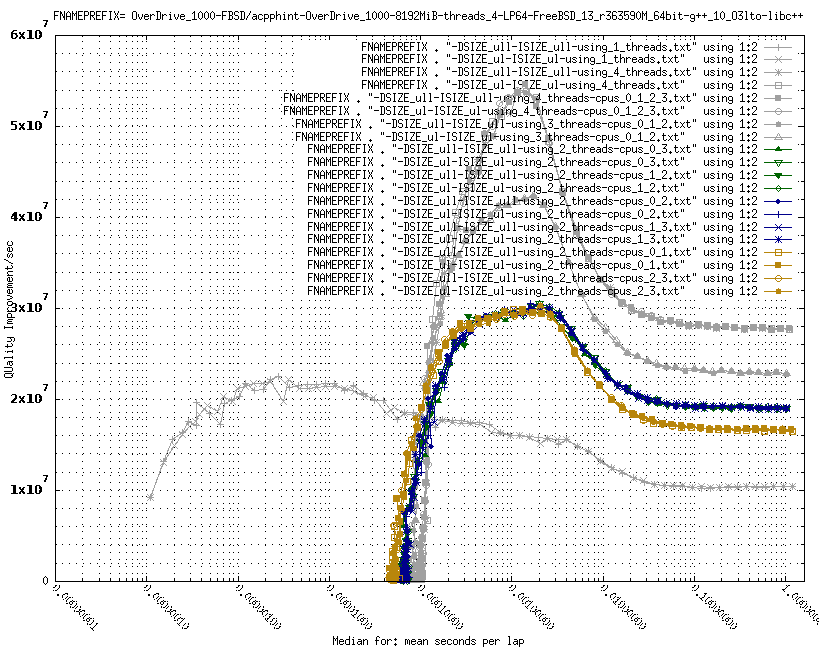

Write the gnuplot code that produced this figure.
reset session
GNUTERM = "x11"
COMPILERLIBRARY= "g++_10_O3lto-libc++"
FNAMEPREFIX=     "OverDrive_1000-FBSD/acpphint-OverDrive_1000-8192MiB-threads_4-LP64-FreeBSD_13_r363590M_64bit-" . COMPILERLIBRARY
#COMPILERLIBRARY2="g++_10_O3lto-libc++"
#FNAME2PREFIX=    "OverDrive_1000-FBSD/acpphint-OverDrive_1000-8192MiB-threads_4-LP64-FreeBSD_13_r363590M_64bit-" . COMPILERLIBRARY2
RAMLOWERBOUND=   64
RAMUPPERBOUND=   2**37
QUIPSUPPERBOUND= 6e7
TIMELOWERBOUND=  1e-8
TIMEUPPERBOUND=  1.6
#set title "FNAME2PREFIX= " . FNAME2PREFIX . "\nFNAMEPREFIX= " . FNAMEPREFIX noenhanced
set title "FNAMEPREFIX= " . FNAMEPREFIX noenhanced
set ylabel "QUality ImProvement/sec"
unset logscale y
set ytics border mirror
set mytics 5
RAMLABEL= "kernel vectors: total Bytes"
RAMLOGSCALE= 4
TIMELABEL= "Median for: mean seconds per lap"
TIMELOGSCALE= 10
set xlabel TIMELABEL
set logscale x TIMELOGSCALE
set xtics border mirror in TIMELOGSCALE rotate by -45
set mxtics TIMELOGSCALE-1
set grid xtics mxtics ytics mytics
plot [TIMELOWERBOUND:TIMEUPPERBOUND][0:QUIPSUPPERBOUND] \
 FNAMEPREFIX . "-DSIZE_ull-ISIZE_ull-using_1_threads.txt" using 1:2 with linespoints linecolor rgb "dark-grey" \
,FNAMEPREFIX . "-DSIZE_ul-ISIZE_ul-using_1_threads.txt"   using 1:2 with linespoints linecolor rgb "dark-grey" \
,FNAMEPREFIX . "-DSIZE_ull-ISIZE_ull-using_4_threads.txt" using 1:2 with linespoints linecolor rgb "dark-grey" \
,FNAMEPREFIX . "-DSIZE_ul-ISIZE_ul-using_4_threads.txt"   using 1:2 with linespoints linecolor rgb "dark-grey" \
,FNAMEPREFIX . "-DSIZE_ull-ISIZE_ull-using_4_threads-cpus_0_1_2_3.txt" using 1:2 with linespoints linecolor rgb "dark-grey" \
,FNAMEPREFIX . "-DSIZE_ul-ISIZE_ul-using_4_threads-cpus_0_1_2_3.txt"   using 1:2 with linespoints linecolor rgb "dark-grey" \
,FNAMEPREFIX . "-DSIZE_ull-ISIZE_ull-using_3_threads-cpus_0_1_2.txt" using 1:2 with linespoints linecolor rgb "dark-grey" \
,FNAMEPREFIX . "-DSIZE_ul-ISIZE_ul-using_3_threads-cpus_0_1_2.txt"   using 1:2 with linespoints linecolor rgb "dark-grey" \
,FNAMEPREFIX . "-DSIZE_ull-ISIZE_ull-using_2_threads-cpus_0_3.txt" using 1:2 with linespoints linecolor rgb "dark-green" \
,FNAMEPREFIX . "-DSIZE_ul-ISIZE_ul-using_2_threads-cpus_0_3.txt"   using 1:2 with linespoints linecolor rgb "dark-green" \
,FNAMEPREFIX . "-DSIZE_ull-ISIZE_ull-using_2_threads-cpus_1_2.txt" using 1:2 with linespoints linecolor rgb "dark-green" \
,FNAMEPREFIX . "-DSIZE_ul-ISIZE_ul-using_2_threads-cpus_1_2.txt"   using 1:2 with linespoints linecolor rgb "dark-green" \
,FNAMEPREFIX . "-DSIZE_ull-ISIZE_ull-using_2_threads-cpus_0_2.txt" using 1:2 with linespoints linecolor rgb "dark-blue" \
,FNAMEPREFIX . "-DSIZE_ul-ISIZE_ul-using_2_threads-cpus_0_2.txt"   using 1:2 with linespoints linecolor rgb "dark-blue" \
,FNAMEPREFIX . "-DSIZE_ull-ISIZE_ull-using_2_threads-cpus_1_3.txt" using 1:2 with linespoints linecolor rgb "dark-blue" \
,FNAMEPREFIX . "-DSIZE_ul-ISIZE_ul-using_2_threads-cpus_1_3.txt"   using 1:2 with linespoints linecolor rgb "dark-blue" \
,FNAMEPREFIX . "-DSIZE_ull-ISIZE_ull-using_2_threads-cpus_0_1.txt" using 1:2 with linespoints linecolor rgb "dark-goldenrod" \
,FNAMEPREFIX . "-DSIZE_ul-ISIZE_ul-using_2_threads-cpus_0_1.txt"   using 1:2 with linespoints linecolor rgb "dark-goldenrod" \
,FNAMEPREFIX . "-DSIZE_ull-ISIZE_ull-using_2_threads-cpus_2_3.txt" using 1:2 with linespoints linecolor rgb "dark-goldenrod" \
,FNAMEPREFIX . "-DSIZE_ul-ISIZE_ul-using_2_threads-cpus_2_3.txt"   using 1:2 with linespoints linecolor rgb "dark-goldenrod" \
#    EOF
